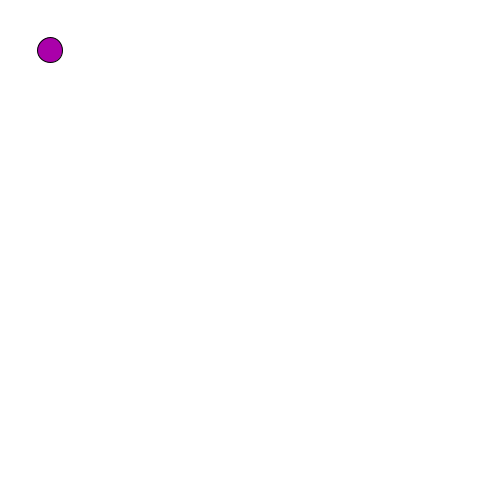
Frame 1 (no input)
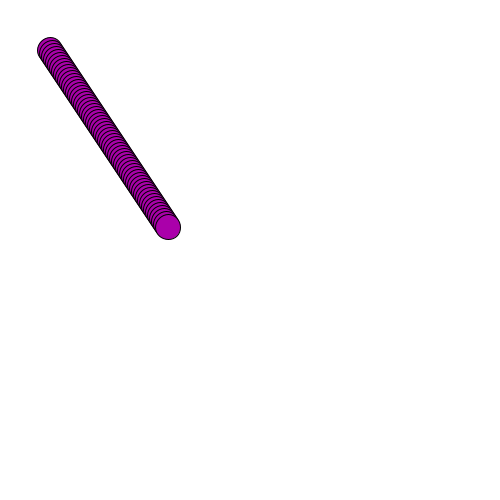
Frame 60 (the mouse pressed at the canvas centre just before this capture)
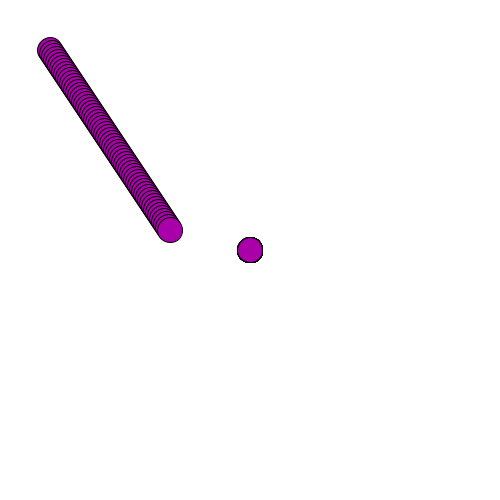
Frame 120 (the mouse held since frame 60 and released just before this capture)

The Processing sketch that drew these frames (run headless with seeded random() and noise(); from frame 60 on, the mouse is pressed at the canvas centre):

// Processing sketch: processing_105757
// ── processing_105757.pde

void setup(){      // function that runs once  
  size(500,500);   // sets size of window
    background(255); 
  frameRate(60);   // sets framerate
}
 
int dx = 2;        // creates variables
int dy = 3;        //  "        "  

int x = 50;        //  "        "
int y = 50;
    
void draw(){       // a function that runs in a loop
     
    fill(170,0,170);     // sets color of the rectangle
    ellipse(x,y,25,25);      // creates a rectangle with coordinates
 
    x = x + dx;    // every time draw loops, add dx to x
    y = y + dy;    //  "     "      "    " , add dy to y
 
    if ( x< 0 || x > 475){   // sets boundaries 
       dx = -1 * dx;         // reverses the direction if the code line above is true
    }
 
    if ( y < 0 || y > 475){  // does the same thing but for y
       dy = -1 * dy;  
    }
    if (mousePressed) {
       x = mouseX;      //when mouse is pressed, ball resets to mouse position
       y = mouseY;
    }
 
 
}
